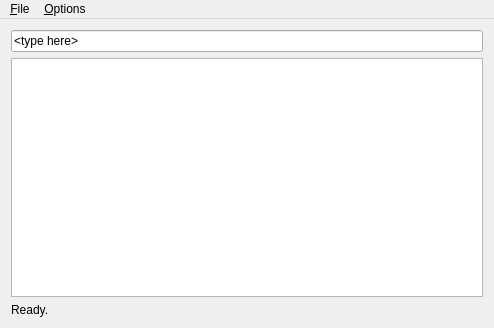
<?xml version="1.0" encoding="UTF-8"?>
<ui version="4.0">
 <class>MainWindow</class>
 <widget class="QMainWindow" name="MainWindow">
  <property name="geometry">
   <rect>
    <x>0</x>
    <y>0</y>
    <width>494</width>
    <height>328</height>
   </rect>
  </property>
  <property name="windowTitle">
   <string>Search Files</string>
  </property>
  <widget class="QWidget" name="centralWidget">
   <layout class="QVBoxLayout" name="verticalLayout">
    <item>
     <widget class="QLineEdit" name="lineEdit">
      <property name="text">
       <string>&lt;type here&gt;</string>
      </property>
     </widget>
    </item>
    <item>
     <widget class="DragAwareListWidget" name="listWidget">
      <property name="dragEnabled">
       <bool>true</bool>
      </property>
      <property name="dragDropMode">
       <enum>QAbstractItemView::DragOnly</enum>
      </property>
     </widget>
    </item>
    <item>
     <widget class="QLabel" name="labelStatus">
      <property name="text">
       <string>Ready.</string>
      </property>
     </widget>
    </item>
   </layout>
  </widget>
  <widget class="QMenuBar" name="menuBar">
   <property name="geometry">
    <rect>
     <x>0</x>
     <y>0</y>
     <width>494</width>
     <height>22</height>
    </rect>
   </property>
   <widget class="QMenu" name="menuFile">
    <property name="title">
     <string>&amp;File</string>
    </property>
    <addaction name="actionUpdate_Database"/>
    <addaction name="actionQuit"/>
   </widget>
   <widget class="QMenu" name="menuOptions">
    <property name="title">
     <string>&amp;Options</string>
    </property>
    <addaction name="checkBoxCaseSensitive"/>
    <addaction name="checkBoxRegExp"/>
    <addaction name="checkBoxSearchOnlyHome"/>
    <addaction name="checkBoxShowFullPath"/>
    <addaction name="separator"/>
    <addaction name="checkBoxSaveWindowPosition"/>
   </widget>
   <addaction name="menuFile"/>
   <addaction name="menuOptions"/>
  </widget>
  <action name="actionUpdate_Database">
   <property name="text">
    <string>&amp;Update Database</string>
   </property>
   <property name="shortcut">
    <string>Ctrl+U</string>
   </property>
  </action>
  <action name="actionQuit">
   <property name="text">
    <string>&amp;Quit</string>
   </property>
   <property name="toolTip">
    <string>Quit</string>
   </property>
   <property name="shortcut">
    <string>Ctrl+Q</string>
   </property>
  </action>
  <action name="checkBoxCaseSensitive">
   <property name="checkable">
    <bool>true</bool>
   </property>
   <property name="text">
    <string>Case &amp;Sensitive</string>
   </property>
   <property name="shortcut">
    <string>Ctrl+S</string>
   </property>
  </action>
  <action name="checkBoxRegExp">
   <property name="checkable">
    <bool>true</bool>
   </property>
   <property name="text">
    <string>Use &amp;Regular Expressions</string>
   </property>
   <property name="shortcut">
    <string>Ctrl+R</string>
   </property>
  </action>
  <action name="checkBoxSearchOnlyHome">
   <property name="checkable">
    <bool>true</bool>
   </property>
   <property name="checked">
    <bool>true</bool>
   </property>
   <property name="text">
    <string>Search Only &amp;Home</string>
   </property>
   <property name="shortcut">
    <string>Ctrl+H</string>
   </property>
  </action>
  <action name="checkBoxShowFullPath">
   <property name="checkable">
    <bool>true</bool>
   </property>
   <property name="text">
    <string>Show &amp;Full Paths</string>
   </property>
   <property name="shortcut">
    <string>Ctrl+F</string>
   </property>
  </action>
  <action name="checkBoxSaveWindowPosition">
   <property name="checkable">
    <bool>true</bool>
   </property>
   <property name="checked">
    <bool>true</bool>
   </property>
   <property name="text">
    <string>Save Window Position</string>
   </property>
  </action>
 </widget>
 <layoutdefault spacing="6" margin="11"/>
 <customwidgets>
  <customwidget>
   <class>DragAwareListWidget</class>
   <extends>QListWidget</extends>
   <header>dragawarelistwidget.h</header>
  </customwidget>
 </customwidgets>
 <resources/>
 <connections/>
</ui>
